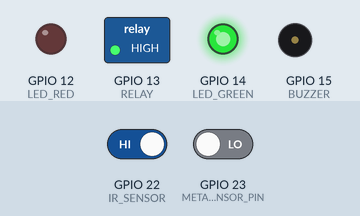
A sketch run on a simulated ESP32. Shown: switched loads named in the sketch (green lamp = pin HIGH), output pins drawn as LEDs (lit = HIGH), buzzer (waves = sounding, pin HIGH). The inputs (shaded band) are chosen by the test bench; at power-on: GPIO 23 (METAL_SENSOR_PIN) LOW, GPIO 22 (IR_SENSOR) HIGH. WiFi joins after 1.5 s; servers stay silent unless stated; no MQTT or app messages arrive unless stated; what the sketch prints to the serial monitor is not drawn.

Above: at 2.7 s.
2.8 s: GPIO 23 (METAL_SENSOR_PIN) driven HIGH
At 6.6 s:
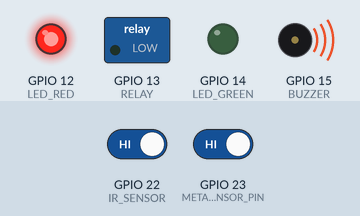
10.4 s: GPIO 23 (METAL_SENSOR_PIN) driven LOW
At 13.2 s:
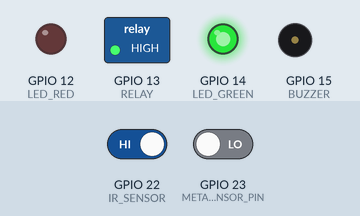
Timing chart, 0 to 14.7 s (numbered marks = the images above; inputs shaded):
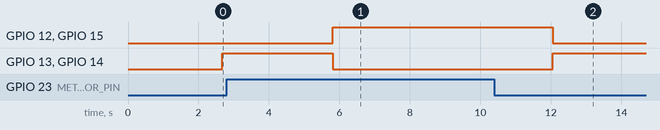

The sketch:

smartmetalDetection.ino
```cpp
#include <WiFi.h>
#include "Adafruit_MQTT.h"
#include "Adafruit_MQTT_Client.h"

// WiFi credentials
const char* ssid = "Moto"; //ssid
const char* password = "123456789"; //password

// Adafruit IO credentials
#define AIO_SERVER      "io.adafruit.com"
#define AIO_SERVERPORT  1883
#define AIO_USERNAME    "ADAFRUIT USERNAME"
#define AIO_KEY         "ADAFRUIT KEY"

// Hardware pins
#define METAL_SENSOR_PIN 23
#define IR_SENSOR        22
#define LED_GREEN        14
#define LED_RED          12
#define BUZZER           15
#define RELAY            13

WiFiClient client;

// MQTT client
Adafruit_MQTT_Client mqtt(&client, AIO_SERVER, AIO_SERVERPORT, AIO_USERNAME, AIO_KEY);

// MQTT feeds
Adafruit_MQTT_Publish metalFeed = Adafruit_MQTT_Publish(&mqtt, AIO_USERNAME "/feeds/factory.metal");
Adafruit_MQTT_Publish countFeed = Adafruit_MQTT_Publish(&mqtt, AIO_USERNAME "/feeds/factory.object-count");
Adafruit_MQTT_Subscribe relayControl = Adafruit_MQTT_Subscribe(&mqtt, AIO_USERNAME "/feeds/factory.relay-control");

// Variables
int count = 0;
bool laserState = HIGH;
bool manualRelayMode = false;  // Flag to track manual or auto mode

void connectToWiFi() {
  Serial.print("Connecting to WiFi...");
  WiFi.begin(ssid, password);
  while (WiFi.status() != WL_CONNECTED) {
    delay(500);
    Serial.print(".");
  }
  Serial.println(" connected!");
  Serial.print("IP address: ");
  Serial.println(WiFi.localIP());
}

void MQTT_connect() {
  int8_t ret;
  if (mqtt.connected()) return;

  Serial.print("Connecting to Adafruit IO... ");
  while ((ret = mqtt.connect()) != 0) {
    Serial.println(mqtt.connectErrorString(ret));
    Serial.println("Retrying in 5 seconds...");
    mqtt.disconnect();
    delay(5000);
  }
  Serial.println("Connected to Adafruit IO!");
}

void setup() {
  Serial.begin(115200);

  pinMode(METAL_SENSOR_PIN, INPUT);
  pinMode(IR_SENSOR, INPUT);
  pinMode(LED_GREEN, OUTPUT);
  pinMode(LED_RED, OUTPUT);
  pinMode(BUZZER, OUTPUT);
  pinMode(RELAY, OUTPUT);

  digitalWrite(LED_GREEN, LOW);
  digitalWrite(LED_RED, LOW);
  digitalWrite(BUZZER, LOW);
  digitalWrite(RELAY, LOW);

  connectToWiFi();
  mqtt.subscribe(&relayControl);
}

void loop() {
  MQTT_connect();
  mqtt.processPackets(1000);

  static unsigned long lastPing = 0;
  if (millis() - lastPing > 5000) {
    mqtt.ping();
    lastPing = millis();
  }

  // Handle incoming relay control messages
  Adafruit_MQTT_Subscribe *subscription;
  while ((subscription = mqtt.readSubscription(100))) {
    if (subscription == &relayControl) {
      String value = (char *)relayControl.lastread;
      value.trim();
      Serial.print("Relay control command: ");
      Serial.println(value);

      if (value.equalsIgnoreCase("ON")) {
        digitalWrite(RELAY, HIGH);
        manualRelayMode = true;
        Serial.println("Relay manually turned ON");
      } else if (value.equalsIgnoreCase("OFF")) {
        digitalWrite(RELAY, LOW);
        manualRelayMode = true;
        Serial.println("Relay manually turned OFF");
      } else if (value.equalsIgnoreCase("AUTO")) {
        manualRelayMode = false;
        Serial.println("Switched to automatic relay control");
      } else {
        Serial.println("Unknown relay command received");
      }
    }
  }

  // Object detection
  bool objectDetected = digitalRead(IR_SENSOR) == LOW;
  if (laserState == HIGH && objectDetected) {
    Serial.println("Object detected");
    count++;
    Serial.print("Total count: ");
    Serial.println(count);
    laserState = LOW;
    if (countFeed.publish((int32_t)count)) {
      Serial.println("Count published!");
    } else {
      Serial.println("Failed to publish count");
    }
  } else if (!objectDetected) {
    laserState = HIGH;
  }

  // Metal detection (only in AUTO mode)
  bool metalDetected = digitalRead(METAL_SENSOR_PIN) == LOW;
  if (!manualRelayMode) {
    if (metalDetected) {
      Serial.println("No metal detected");
      digitalWrite(LED_RED, LOW);
      digitalWrite(LED_GREEN, HIGH);
      digitalWrite(BUZZER, LOW);
      digitalWrite(RELAY, HIGH);
      metalFeed.publish("0");
    } else {
      Serial.println("Metal detected");
      digitalWrite(LED_RED, HIGH);
      digitalWrite(LED_GREEN, LOW);
      digitalWrite(BUZZER, HIGH);
      digitalWrite(RELAY, LOW);
      metalFeed.publish("1");
    }
  }

  delay(2000);
}
```

Measured:
- after the input at 2.8 s, GPIO 12 (LED_RED), GPIO 15 (BUZZER): LOW → HIGH after 3.0 s; GPIO 13 (RELAY), GPIO 14 (LED_GREEN): HIGH → LOW after 3.0 s
- after the input at 10.4 s, GPIO 12 (LED_RED), GPIO 15 (BUZZER): HIGH → LOW after 1.7 s; GPIO 13 (RELAY), GPIO 14 (LED_GREEN): LOW → HIGH after 1.7 s
